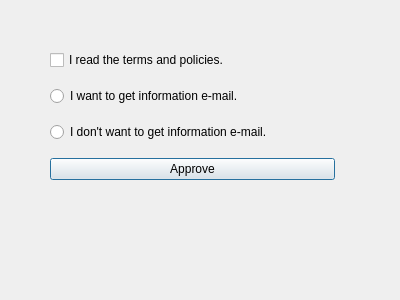
<?xml version="1.0" encoding="UTF-8"?>
<ui version="4.0">
 <class>SecDialog</class>
 <widget class="QDialog" name="SecDialog">
  <property name="geometry">
   <rect>
    <x>0</x>
    <y>0</y>
    <width>400</width>
    <height>300</height>
   </rect>
  </property>
  <property name="windowTitle">
   <string>Dialog</string>
  </property>
  <widget class="QWidget" name="">
   <property name="geometry">
    <rect>
     <x>50</x>
     <y>40</y>
     <width>285</width>
     <height>151</height>
    </rect>
   </property>
   <layout class="QVBoxLayout" name="verticalLayout">
    <item>
     <widget class="QCheckBox" name="checkBox">
      <property name="text">
       <string>I read the terms and policies.</string>
      </property>
     </widget>
    </item>
    <item>
     <widget class="QRadioButton" name="radioButton_yes">
      <property name="text">
       <string>I want to get information e-mail.</string>
      </property>
     </widget>
    </item>
    <item>
     <widget class="QRadioButton" name="radioButton_no">
      <property name="text">
       <string>I don't want to get information e-mail.</string>
      </property>
     </widget>
    </item>
    <item>
     <widget class="QPushButton" name="pushButton_approve">
      <property name="text">
       <string>Approve</string>
      </property>
     </widget>
    </item>
   </layout>
  </widget>
 </widget>
 <resources/>
 <connections/>
</ui>
